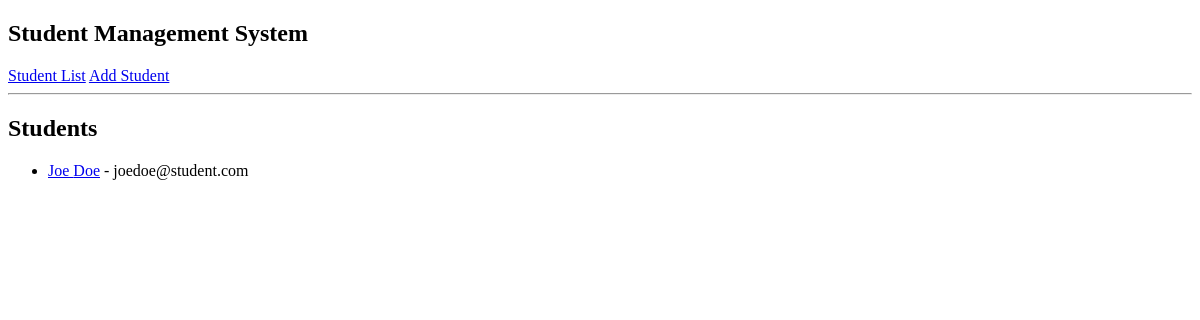
The app's page /, older data.
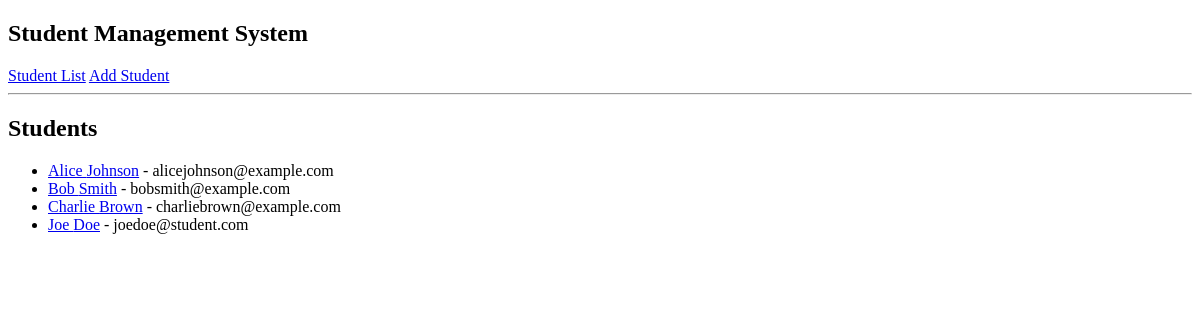
The same page, newer data.
### student/models.py (models this page shows)
class Student(models.Model):
    first_name = models.CharField(max_length=100)
    last_name = models.CharField(max_length=100)
    email = models.CharField(max_length=100)
    date_of_birth = models.DateField()
    enrollment_date = models.DateField()
    grade = models.IntegerField()

### student/views.py (the view)
# urls.py: path("", views.student_list, name="student_list"),
def student_list(request):
    students = Student.objects.all().order_by('first_name')
    return render(request, 'student/student_list.html', {'students': students})

### student/templates/student/student_list.html
{% extends "base.html" %}
{% block page_title %}
<h2>Students</h2>
{% endblock page_title %}
{% block page_content %}
<ul>
    {% for student in students %}
    <li>
        <a href="{% url 'student_detail' student.pk %}">{{ student.first_name }} {{ student.last_name }}</a> -
        {{ student.email }}
    </li>
    {% endfor %}
</ul>
{% endblock page_content %}

### templates/base.html (shortened to what this page needs)
<!DOCTYPE html>
<html lang="en">
<head>
</head>
<body>
    <header>
        <h2>Student Management System</h2>
        <nav>
            <a href="{% url 'student_list' %}">Student List</a>
            <a href="{% url 'student_add' %}">Add Student</a>
        </nav>
    </header>
    <hr>
    {% block page_title %}{% endblock %}
    {% block page_content %}{% endblock %}
</body>
</html>

Row changes from the older to the newer data that the page shows:
added Student: first_name "Alice", last_name "Johnson", email "alicejohnson@example.com"
added Student: first_name "Bob", last_name "Smith", email "bobsmith@example.com"
added Student: first_name "Charlie", last_name "Brown", email "charliebrown@example.com"
